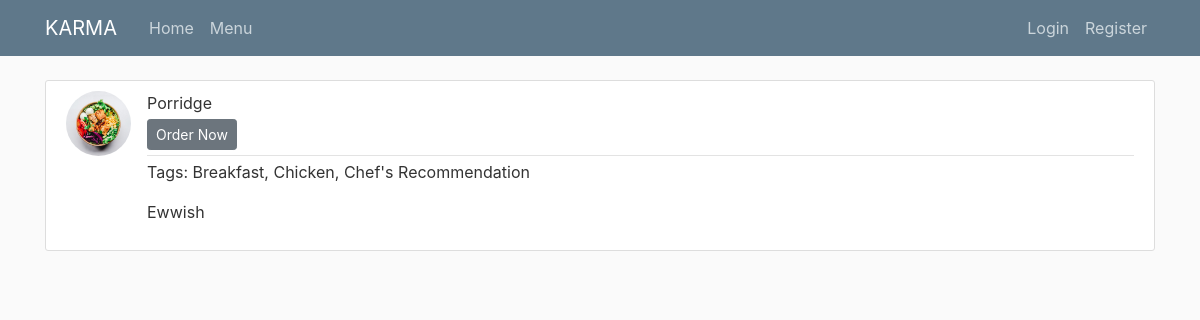
The page /food/5 on the database its author committed.
### ordermenu/models.py (models this page shows, shortened)
class Food(db.Model):
    id = db.Column(db.Integer, primary_key = True)
    name = db.Column(db.String(100), nullable=False, unique= True)
    price = db.Column(db.Float, nullable=False)
    description = db.Column(db.Text, nullable=False)
    smoldescription = db.Column(db.Text, nullable=False)
    image_file = db.Column(db.String(20), nullable=False, default='default.jpg')
    tags = db.relationship('Tags', secondary=food_tags, backref='foodtags',  lazy='dynamic')

class Tags(db.Model):
    id = db.Column(db.Integer, primary_key=True)
    tagname = db.Column(db.String(20), nullable=False)

### ordermenu/routes.py (the view)
@app.route("/food/<int:food_id>")
def fooddetail(food_id):
    food = Food.query.get_or_404(food_id)
    return render_template('fooddetail.html', name=food.name, description=food.description, food=food)

### ordermenu/templates/fooddetail.html (shortened to what this page needs)
{% extends "layout.html" %}
{% block content %}
  <article class="media content-section">
    <img class="rounded-circle article-img" src="{{ url_for('static', filename='food_pics/' + food.image_file) }}">
    <div class="media-body">
      <div class="article-metadata">
        <a>{{ food.name }}</a>
          <div>
            <a class="btn btn-secondary btn-sm mt-1 mb-1" href="{{ url_for('ordercart', food = food.name ) }}">Order Now</a>
        </div>
      </div>
      <p class="article-content">Tags: {% for each in food.tags %}{% if loop.index == loop.length %}{{ each.tagname }} {% else %}{{ each.tagname }}, {% endif %}{% endfor %}</p>
      <p class="article-content">{{ food.description }}</p>
    </div>
  </article>
{% endblock content %}

### ordermenu/static/main.css (style rules this page uses)
body { background: #fafafa; color: #333333; margin-top: 5rem; }
.content-section { background: #ffffff; padding: 10px 20px; border: 1px solid #dddddd; border-radius: 3px; margin-bottom: 20px; }
.article-content { white-space: pre-line; }
.article-img { height: 65px; width: 65px; margin-right: 16px; }
.article-metadata { padding-bottom: 1px; margin-bottom: 4px; border-bottom: 1px solid #e3e3e3 }

### rows shown on the page
Food: image_file (placeholder picture), name "Porridge", description "Ewwish"
Tags: tagname "Breakfast"
Tags: tagname "Chicken"
Tags: tagname "Chef's Recommendation"
